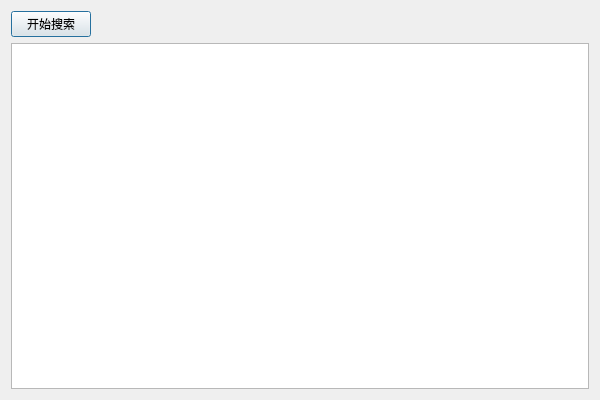
<?xml version="1.0" encoding="UTF-8"?>
<ui version="4.0">
 <class>Test7_4AClass</class>
 <widget class="QDialog" name="Test7_4AClass">
  <property name="geometry">
   <rect>
    <x>0</x>
    <y>0</y>
    <width>600</width>
    <height>400</height>
   </rect>
  </property>
  <property name="windowTitle">
   <string>Test7_4A</string>
  </property>
  <layout class="QVBoxLayout" name="verticalLayout">
   <item>
    <layout class="QHBoxLayout" name="horizontalLayout">
     <item>
      <widget class="QPushButton" name="btnStartSearch">
       <property name="text">
        <string>开始搜索</string>
       </property>
      </widget>
     </item>
     <item>
      <spacer name="horizontalSpacer">
       <property name="orientation">
        <enum>Qt::Horizontal</enum>
       </property>
       <property name="sizeHint" stdset="0">
        <size>
         <width>408</width>
         <height>20</height>
        </size>
       </property>
      </spacer>
     </item>
    </layout>
   </item>
   <item>
    <widget class="QPlainTextEdit" name="plainTextEdit"/>
   </item>
  </layout>
 </widget>
 <layoutdefault spacing="6" margin="11"/>
 <resources>
  <include location="Test7_4A.qrc"/>
 </resources>
 <connections/>
</ui>
